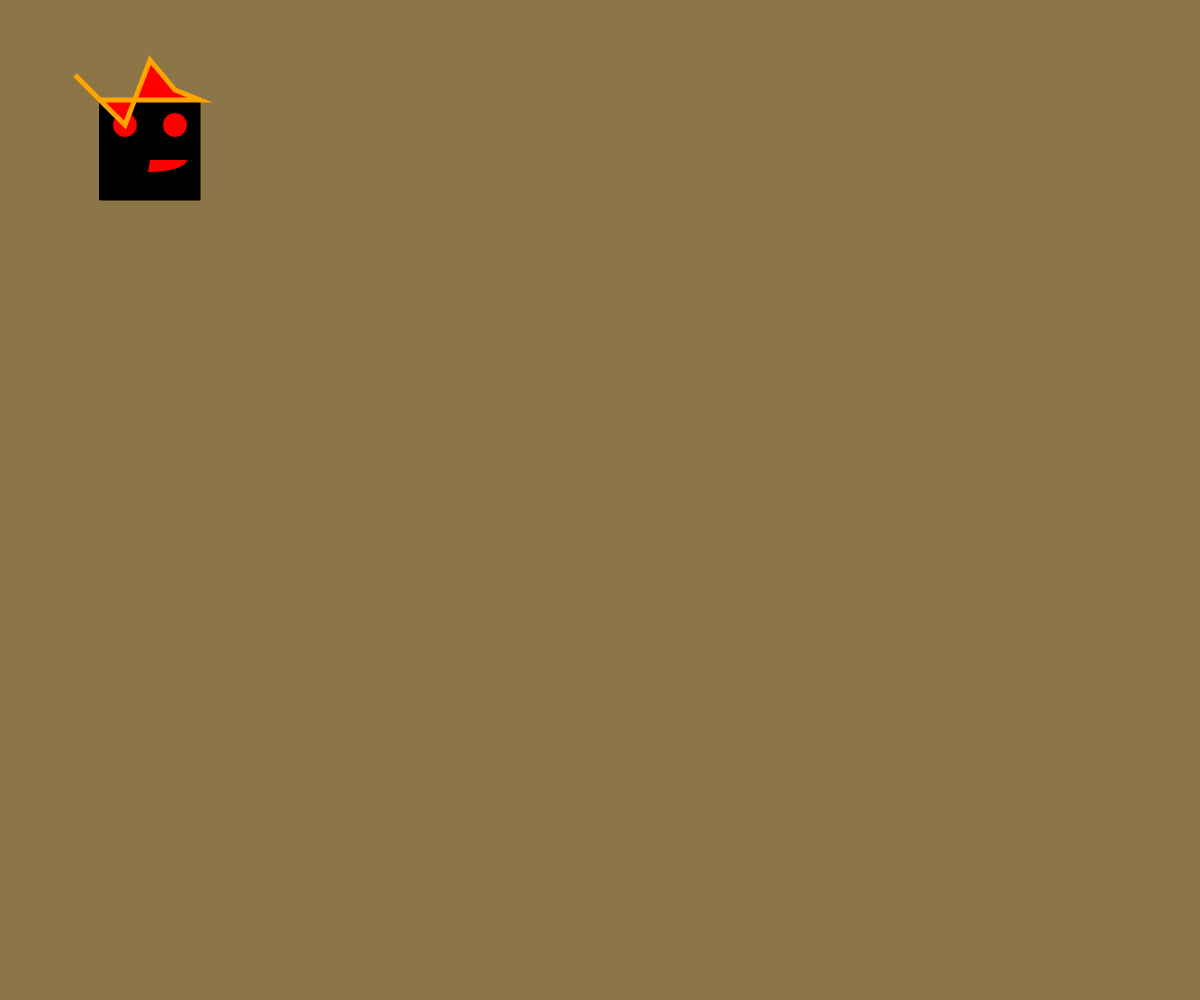
Frame 1 (no input)
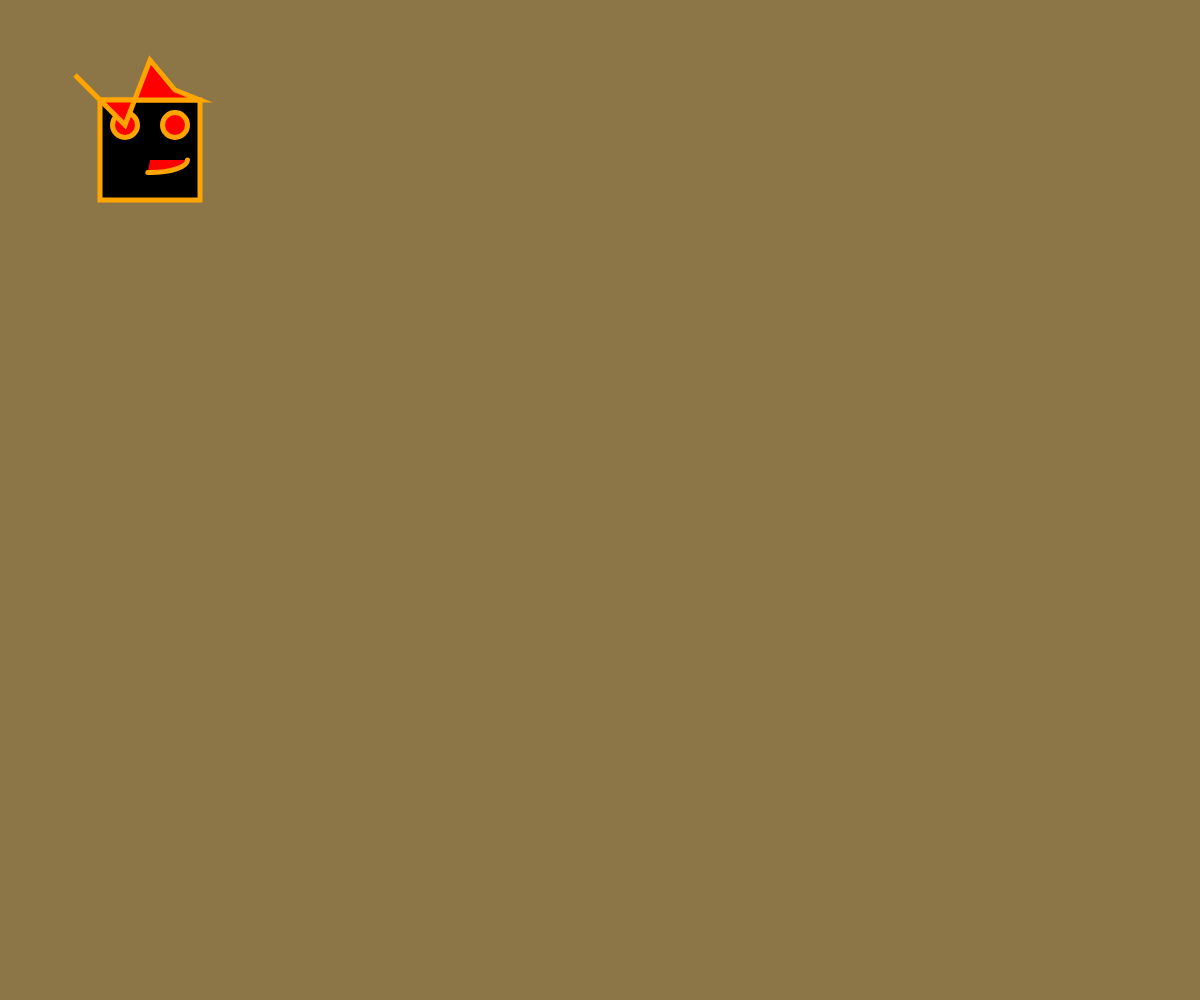
Frame 60 (no input)
Frame 120 (the mouse pressed at the canvas centre since frame 60): identical to frame 60, image omitted

The p5.js sketch that drew these frames (run headless with seeded random() and noise() and a simulated clock; from frame 60 on, the mouse is pressed at the canvas centre):

// p5.js sketch
// ── sketch.js
function setup() {
  createCanvas(windowWidth, windowHeight);
  colorMode(HSB);
  angleMode(DEGREES);
}

function draw() {
  background(40,50,55);

  fill(0);
  square(100, 100, 100);

  fill(0, 100, 100);
  circle(125, 125, 25);
  circle(175, 125, 25);

  arc(150, 160, 75, 25, 0, 100);

  stroke('orange');
  beginShape();
  strokeWeight(5);
  vertex(100, 100);
  vertex(75, 75);
  vertex(125, 125);
  vertex(150, 60);
  vertex(175, 90);
  vertex(200, 100);

  endShape(CLOSE);

}
